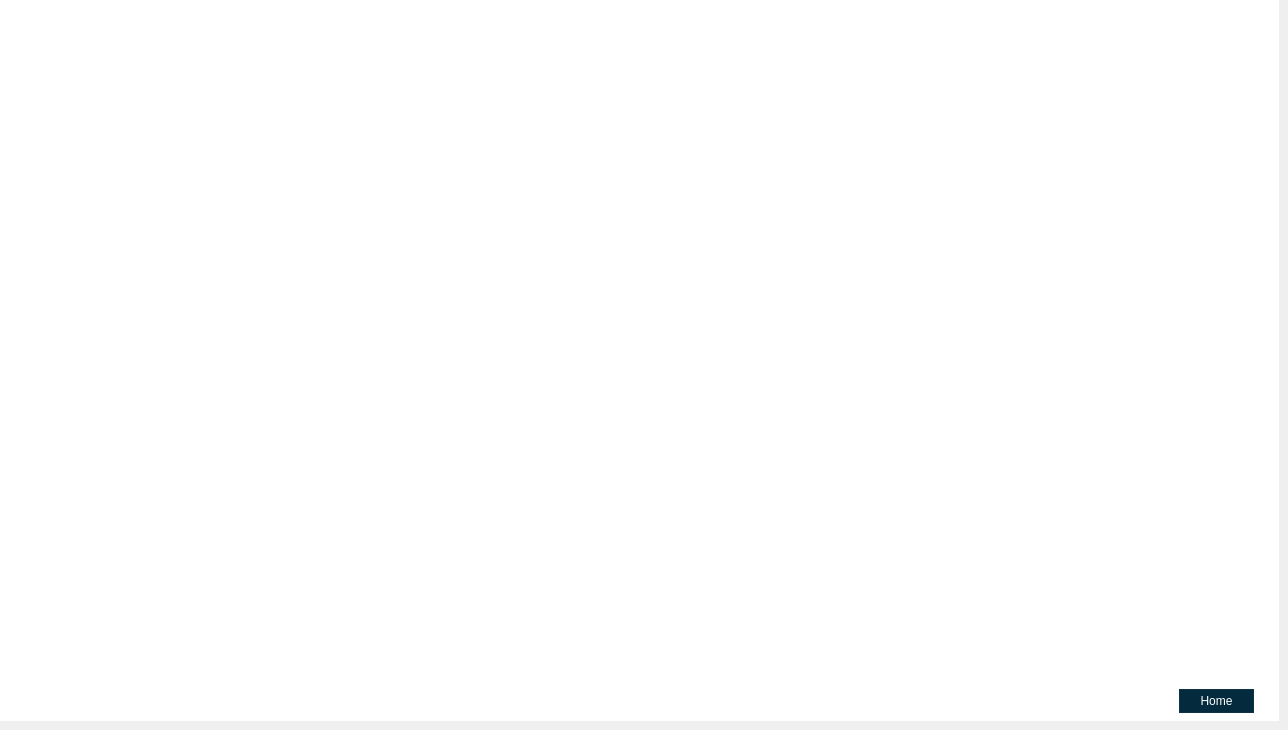
     <widget class="QWidget" name="bookingSuccess">
      <widget class="QWidget" name="widget_8" native="true">
       <property name="geometry">
        <rect>
         <x>0</x>
         <y>0</y>
         <width>1279</width>
         <height>721</height>
        </rect>
       </property>
       <property name="styleSheet">
        <string notr="true">QWidget{ 

background-color: white ;

}</string>
       </property>
       <widget class="QFrame" name="frame_12">
        <property name="geometry">
         <rect>
          <x>-1</x>
          <y>209</y>
          <width>1280</width>
          <height>511</height>
         </rect>
        </property>
        <property name="frameShape">
         <enum>QFrame::StyledPanel</enum>
        </property>
        <property name="frameShadow">
         <enum>QFrame::Raised</enum>
        </property>
        <widget class="QLabel" name="label_46">
         <property name="geometry">
          <rect>
           <x>0</x>
           <y>-40</y>
           <width>1280</width>
           <height>551</height>
          </rect>
         </property>
         <property name="text">
          <string/>
         </property>
         <property name="pixmap">
          <pixmap>BusabaImages/busaba-purchaseSuccessfully(D).png</pixmap>
         </property>
        </widget>
        <widget class="QPushButton" name="BackHomeButton">
         <property name="geometry">
          <rect>
           <x>1180</x>
           <y>480</y>
           <width>75</width>
           <height>24</height>
          </rect>
         </property>
         <property name="styleSheet">
          <string notr="true">QPushButton{ 
background-color:  rgb(3, 43, 61);
border:1px solid  rgb(14, 52, 70);
color: rgb(255, 255, 255);
font: 13pt &quot;Maragsa&quot;;



}
</string>
         </property>
         <property name="text">
          <string>Home</string>
         </property>
        </widget>
       </widget>
      </widget>
     </widget>
